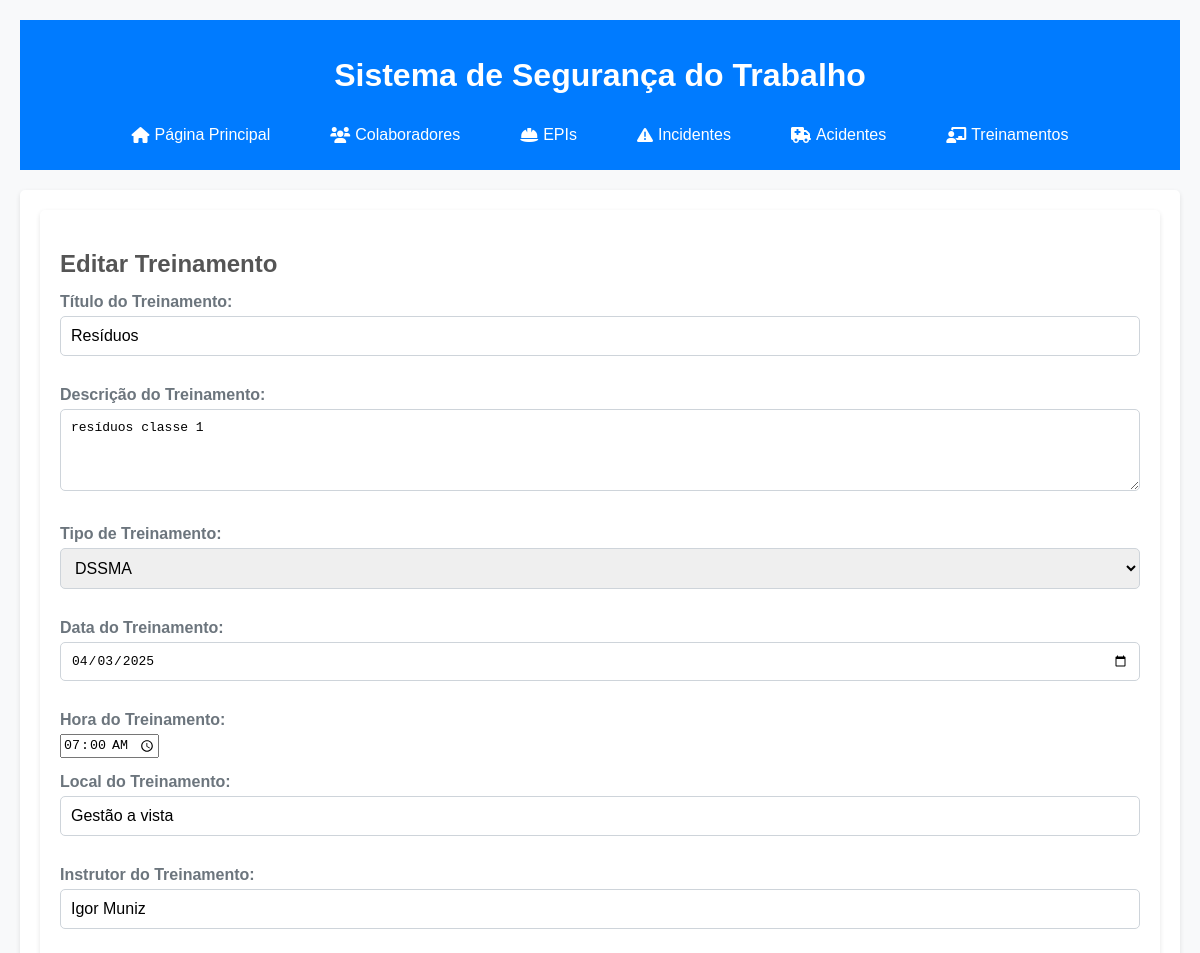
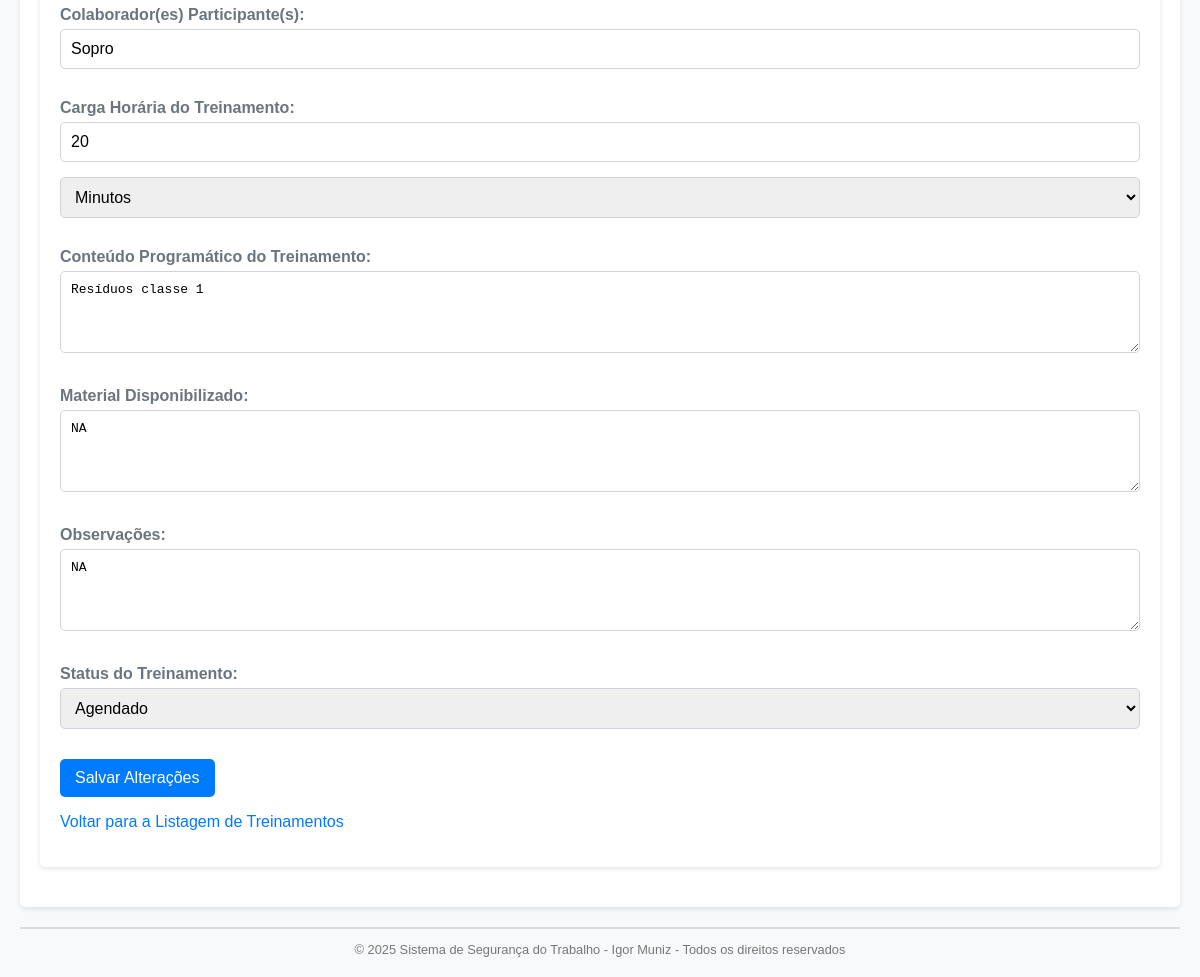
The page /editar_treinamento/1 on the database its author committed (2 pictures, top to bottom).
### tables this page shows
CREATE TABLE treinamentos (
    id INTEGER PRIMARY KEY AUTOINCREMENT,
    titulo_treinamento TEXT NOT NULL,
    descricao_treinamento TEXT NOT NULL,
    tipo_treinamento TEXT NOT NULL,  -- Novo campo
    data_treinamento TEXT NOT NULL,
    hora_treinamento TEXT NOT NULL,
    local_treinamento TEXT NOT NULL,
    instrutor_treinamento TEXT NOT NULL,
    colaboradores_participantes TEXT,
    carga_horaria_treinamento INTEGER NOT NULL,
    unidade_carga_horaria TEXT NOT NULL, -- Novo campo
    conteudo_programatico_treinamento TEXT,
    material_disponibilizado_treinamento TEXT,
    observacoes_treinamento TEXT,
    status TEXT NOT NULL       -- Novo campo
);

### app.py (the view)
@app.route('/editar_treinamento/<int:id>', methods=['GET'])
def editar_treinamento(id):
    db = get_db()
    treinamento = db.execute("SELECT * FROM treinamentos WHERE id = ?", (id,)).fetchone()
    if treinamento:
        return render_template('editar_treinamento.html', treinamento=treinamento)
    else:
        return "Treinamento não encontrado."

### database.py (called while the page is built)
def get_db():
    db = sqlite3.connect(DATABASE)
    db.row_factory = sqlite3.Row  # Isso permite acessar as colunas por nome
    return db

### templates/editar_treinamento.html (shortened to what this page needs)
{% extends 'base.html' %}
{% block content %}
<section class="form-section">
    <h1>Editar Treinamento</h1>
    {% if treinamento %}
    <form method="POST" action="/editar_treinamento/{{ treinamento['id'] }}">
        <div class="form-group">
            <label for="titulo_treinamento">Título do Treinamento:</label>
            <input type="text" id="titulo_treinamento" name="titulo_treinamento" value="{{ treinamento['titulo_treinamento'] }}" required>
        </div>
        <div class="form-group">
            <label for="descricao_treinamento">Descrição do Treinamento:</label>
            <textarea id="descricao_treinamento" name="descricao_treinamento" rows="4" required>{{ treinamento['descricao_treinamento'] }}</textarea>
        </div>
        <div class="form-group">
            <label for="tipo_treinamento">Tipo de Treinamento:</label>
            <select id="tipo_treinamento" name="tipo_treinamento" required>
                <option value="DSSMA" {% if treinamento['tipo_treinamento'] == 'DSSMA' %} selected {% endif %}>DSSMA</option>
            </select>
        </div>
        <div class="form-group">
            <label for="data_treinamento">Data do Treinamento:</label>
            <input type="date" id="data_treinamento" name="data_treinamento" value="{{ treinamento['data_treinamento'] }}" required>
        </div>
        <div class="form-group">
            <label for="hora_treinamento">Hora do Treinamento:</label>
            <input type="time" id="hora_treinamento" name="hora_treinamento" value="{{ treinamento['hora_treinamento'] }}" required>
        </div>
        <div class="form-group">
            <label for="local_treinamento">Local do Treinamento:</label>
            <input type="text" id="local_treinamento" name="local_treinamento" value="{{ treinamento['local_treinamento'] }}" required>
        </div>
        <div class="form-group">
            <label for="instrutor_treinamento">Instrutor do Treinamento:</label>
            <input type="text" id="instrutor_treinamento" name="instrutor_treinamento" value="{{ treinamento['instrutor_treinamento'] }}" required>
        </div>
        <div class="form-group">
            <label for="colaboradores_participantes">Colaborador(es) Participante(s):</label>
            <input type="text" id="colaboradores_participantes" name="colaboradores_participantes" value="{{ treinamento['colaboradores_participantes'] }}">
        </div>
        <div class="form-group">
            <label for="carga_horaria_treinamento">Carga Horária do Treinamento:</label>
            <input type="number" id="carga_horaria_treinamento" name="carga_horaria_treinamento" value="{{ treinamento['carga_horaria_treinamento'] }}" required>
            <select id="unidade_carga_horaria" name="unidade_carga_horaria" required>
                <option value="minutos" {% if treinamento['unidade_carga_horaria'] == 'minutos' %} selected {% endif %}>Minutos</option>
            </select>
        </div>
        <div class="form-group">
            <label for="conteudo_programatico_treinamento">Conteúdo Programático do Treinamento:</label>
            <textarea id="conteudo_programatico_treinamento" name="conteudo_programatico_treinamento" rows="4">{{ treinamento['conteudo_programatico_treinamento'] }}</textarea>
        </div>
        <div class="form-group">
            <label for="material_disponibilizado_treinamento">Material Disponibilizado:</label>
            <textarea id="material_disponibilizado_treinamento" name="material_disponibilizado_treinamento" rows="4">{{ treinamento['material_disponibilizado_treinamento'] }}</textarea>
        </div>
        <div class="form-group">
            <label for="observacoes_treinamento">Observações:</label>
            <textarea id="observacoes_treinamento" name="observacoes_treinamento" rows="4">{{ treinamento['observacoes_treinamento'] }}</textarea>
        </div>
        <div class="form-group">
            <label for="status">Status do Treinamento:</label>
            <select id="status" name="status" required>
                <option value="Agendado" {% if treinamento['status'] == 'Agendado' %} selected {% endif %}>Agendado</option>
            </select>
        </div>
        <button type="submit" class="form-button">Salvar Alterações</button>
    </form>
    {% else %}
        <p>Treinamento não encontrado.</p>
    {% endif %}
    <p><a href="/listar_treinamentos">Voltar para a Listagem de Treinamentos</a></p>
</section>
{% endblock %}

### static/style.css (style rules this page uses)
body { font-family: sans-serif; margin: 20px; background-color: #f8f9fa; color: #6c757d; }
a { color: #007bff; text-decoration: none; transition: color 0.3s ease; }
main, .form-section, .list-section { background-color: #fff; padding: 20px; border-radius: 5px; box-shadow: 0 2px 5px rgba(0, 0, 0, 0.1); margin-bottom: 20px; }
main h1, .form-section h1, .list-section h1 { font-size: 1.5em; color: #555; margin-bottom: 15px; }
.form-group { margin-bottom: 15px; }
.form-group label, label { display: block; margin-bottom: 5px; font-weight: bold; }
.form-group input[type="text"], .form-group input[type="date"], .form-group input[type="number"], .form-group select, .form-group textarea, input[type="text"], input[type="date"], input[type="number"], select, textarea { width: 100%; padding: 10px; margin-bottom: 15px; border: 1px solid #ced4da; border-radius: 5px; box-sizing: border-box; font-size: 1em; }
.form-button, button[type="submit"], .action-button { background-color: #007bff; color: #fff; padding: 10px 15px; border: none; border-radius: 5px; cursor: pointer; font-size: 1em; transition: background-color 0.3s ease; }

### rows shown on the page
treinamentos: titulo_treinamento "Resíduos", descricao_treinamento "resíduos classe 1", tipo_treinamento "DSSMA", data_treinamento "04/03/2025", hora_treinamento "07:00", local_treinamento "Gestão a vista", instrutor_treinamento "Igor Muniz", colaboradores_participantes "Sopro", carga_horaria_treinamento "20", unidade_carga_horaria "Minutos", conteudo_programatico_treinamento "Resíduos classe 1", material_disponibilizado_treinamento "NA", observacoes_treinamento "NA", status "Agendado"
